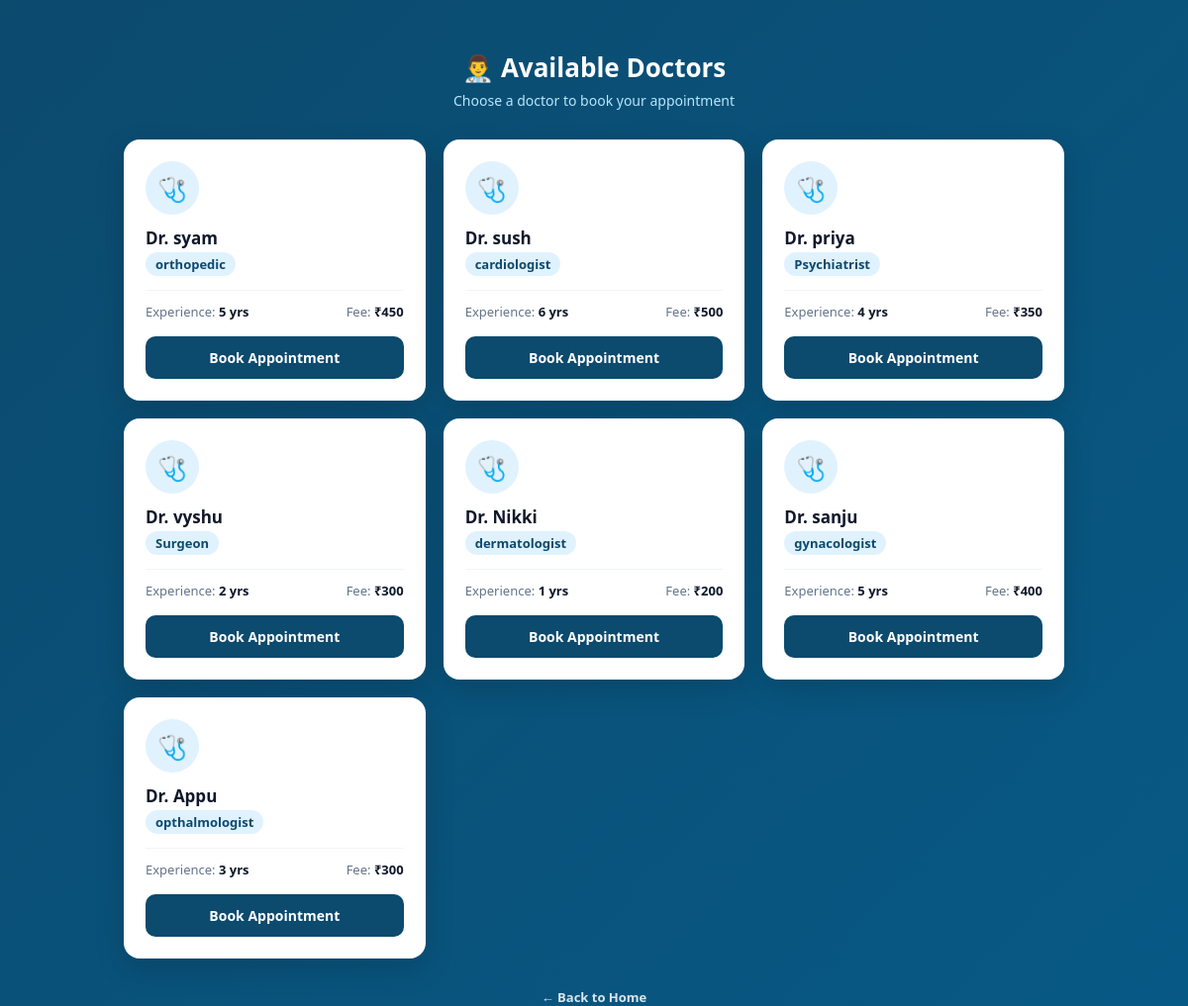
/patient/doctors, run on the app's committed database.
### tables this page shows
CREATE TABLE doctors (
        id INTEGER PRIMARY KEY AUTOINCREMENT,
        user_id INTEGER,
        specialization TEXT,
        experience INTEGER,
        fee INTEGER,
        FOREIGN KEY (user_id) REFERENCES users(id)
    );

CREATE TABLE users (
        id INTEGER PRIMARY KEY AUTOINCREMENT,
        name TEXT NOT NULL,
        email TEXT UNIQUE NOT NULL,
        password TEXT NOT NULL,
        role TEXT NOT NULL
    );

### app.py (the view)
@app.route('/patient/doctors')
def patient_doctors():
    conn = get_db()
    doctors = conn.execute('''
        SELECT doctors.id, users.name, doctors.specialization, doctors.experience, doctors.fee
        FROM doctors JOIN users ON doctors.user_id = users.id
    ''').fetchall()
    conn.close()
    return render_template('patient_doctors.html', doctors=doctors)

### app.py (called while the page is built)
def get_db():
    conn = sqlite3.connect('appointments.db')
    conn.row_factory = sqlite3.Row
    return conn

### templates/patient_doctors.html (shortened to what this page needs)
<!DOCTYPE html>
<html lang="en">
<head>
    <link rel="stylesheet" href="{{ url_for('static', filename='style.css') }}">
</head>
<body>
    <div class="page-header">
        <h1>👨‍⚕️ Available Doctors</h1>
        <p>Choose a doctor to book your appointment</p>
    </div>
    <div class="doctor-grid">
        {% for doc in doctors %}
        <div class="doctor-card">
            <div class="avatar">🩺</div>
            <div class="name">Dr. {{ doc['name'] }}</div>
            <div class="spec">{{ doc['specialization'] }}</div>
            <div class="meta">
                <span>Experience: <b>{{ doc['experience'] }} yrs</b></span>
                <span>Fee: <b>₹{{ doc['fee'] }}</b></span>
            </div>
            <a href="/patient/book/{{ doc['id'] }}" class="book-btn">Book Appointment</a>
        </div>
        {% endfor %}
    </div>
    <a href="/" class="back-link">← Back to Home</a>
</body>
</html>

### static/style.css (style rules this page uses)
* { box-sizing: border-box; margin: 0; padding: 0; }
html, body { height: 100%; }
body { font-family: 'Inter', sans-serif; background: linear-gradient(135deg, #0ea5a4, #4f46e5); min-height: 100vh; display: flex; flex-direction: column; align-items: center; justify-content: center; padding: 40px 20px; color: #1e293b; }
h1 { font-size: 26px; font-weight: 700; color: #ffffff; margin-bottom: 8px; text-align: center; }
p { color: #e0f2f1; font-size: 14px; margin-bottom: 15px; text-align: center; }
a { color: #ffffff; font-weight: 600; text-decoration: none; font-size: 14px; }

### templates/patient_doctors.html (style rules this page uses)
* { margin: 0; padding: 0; box-sizing: border-box; }
body { font-family: 'Segoe UI', Arial, sans-serif !important; background: linear-gradient(135deg, #0c4a6e 0%, #075985 100%) !important; display: block !important; min-height: 100vh !important; padding: 50px 20px !important; }
.page-header { text-align: center; margin-bottom: 30px; }
.page-header h1 { color: white; font-size: 26px; font-weight: 800; margin-bottom: 6px; }
.page-header p { color: #bae6fd; font-size: 14px; }
.doctor-grid { max-width: 950px; margin: 0 auto; display: grid; grid-template-columns: repeat(auto-fit, minmax(260px, 1fr)); gap: 18px; }
.doctor-card { background: white; border-radius: 16px; padding: 22px; box-shadow: 0 10px 30px rgba(0,0,0,0.15); }
.doctor-card .avatar { width: 54px; height: 54px; border-radius: 50%; background: #e0f2fe; display: flex; align-items: center; justify-content: center; font-size: 24px; margin-bottom: 12px; }
.doctor-card .name { font-size: 17px; font-weight: 700; color: #0f172a; margin-bottom: 3px; }
.doctor-card .spec { font-size: 13px; color: #0c4a6e; font-weight: 600; background: #e0f2fe; display: inline-block; padding: 3px 10px; border-radius: 20px; margin-bottom: 14px; }
.doctor-card .meta { display: flex; justify-content: space-between; font-size: 13px; color: #64748b; border-top: 1px solid #f1f5f9; padding-top: 12px; margin-bottom: 16px; }
.doctor-card .meta b { color: #0f172a; }
.doctor-card .book-btn { display: block; width: 100%; padding: 12px; background: #0c4a6e; color: white; text-align: center; text-decoration: none; border-radius: 10px; font-weight: 700; font-size: 14px; }
.back-link { display: block; text-align: center; margin-top: 30px; color: white; text-decoration: none; font-size: 13px; opacity: 0.85; }

### data on the page
doctors: name "syam", specialization "orthopedic", experience "5", fee "450"
doctors: name "sush", specialization "cardiologist", experience "6", fee "500"
doctors: name "priya", specialization "Psychiatrist", experience "4", fee "350"
doctors: name "vyshu", specialization "Surgeon", experience "2", fee "300"
doctors: name "Nikki", specialization "dermatologist", experience "1", fee "200"
doctors: name "sanju", specialization "gynacologist", experience "5", fee "400"
doctors: name "Appu", specialization "opthalmologist", experience "3", fee "300"
